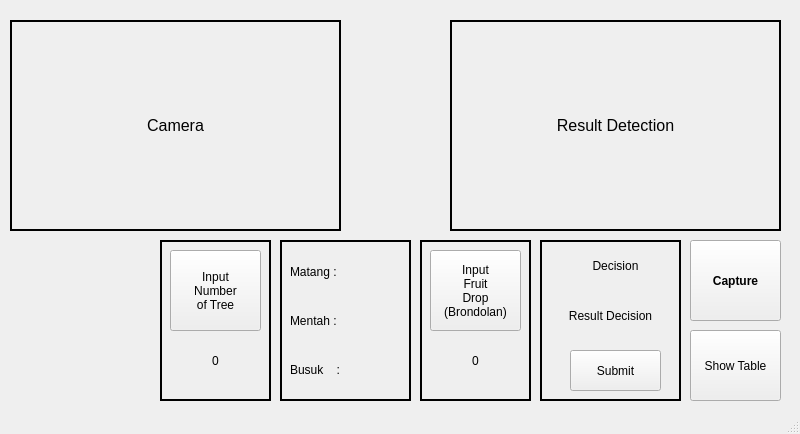
<?xml version="1.0" encoding="UTF-8"?>
<ui version="4.0">
 <class>MainWindow</class>
 <widget class="QMainWindow" name="MainWindow">
  <property name="geometry">
   <rect>
    <x>0</x>
    <y>0</y>
    <width>800</width>
    <height>434</height>
   </rect>
  </property>
  <property name="windowTitle">
   <string>Harvesting Sickle</string>
  </property>
  <widget class="QWidget" name="centralwidget">
   <widget class="QStackedWidget" name="stackedWidget">
    <property name="geometry">
     <rect>
      <x>0</x>
      <y>20</y>
      <width>800</width>
      <height>480</height>
     </rect>
    </property>
    <property name="currentIndex">
     <number>0</number>
    </property>
    <widget class="QWidget" name="page">
     <widget class="QLabel" name="Camera">
      <property name="geometry">
       <rect>
        <x>10</x>
        <y>0</y>
        <width>331</width>
        <height>211</height>
       </rect>
      </property>
      <property name="maximumSize">
       <size>
        <width>16777215</width>
        <height>16777215</height>
       </size>
      </property>
      <property name="font">
       <font>
        <pointsize>12</pointsize>
       </font>
      </property>
      <property name="frameShape">
       <enum>QFrame::WinPanel</enum>
      </property>
      <property name="text">
       <string>Camera</string>
      </property>
      <property name="alignment">
       <set>Qt::AlignCenter</set>
      </property>
     </widget>
     <widget class="QLabel" name="Camera_2">
      <property name="geometry">
       <rect>
        <x>450</x>
        <y>0</y>
        <width>331</width>
        <height>211</height>
       </rect>
      </property>
      <property name="maximumSize">
       <size>
        <width>16777215</width>
        <height>16777215</height>
       </size>
      </property>
      <property name="font">
       <font>
        <pointsize>12</pointsize>
       </font>
      </property>
      <property name="frameShape">
       <enum>QFrame::WinPanel</enum>
      </property>
      <property name="frameShadow">
       <enum>QFrame::Plain</enum>
      </property>
      <property name="lineWidth">
       <number>20</number>
      </property>
      <property name="text">
       <string>Result Detection</string>
      </property>
      <property name="textFormat">
       <enum>Qt::AutoText</enum>
      </property>
      <property name="alignment">
       <set>Qt::AlignCenter</set>
      </property>
     </widget>
     <widget class="QLabel" name="label_9">
      <property name="geometry">
       <rect>
        <x>540</x>
        <y>220</y>
        <width>141</width>
        <height>161</height>
       </rect>
      </property>
      <property name="frameShape">
       <enum>QFrame::WinPanel</enum>
      </property>
      <property name="text">
       <string/>
      </property>
     </widget>
     <widget class="QWidget" name="widget" native="true">
      <property name="geometry">
       <rect>
        <x>10</x>
        <y>250</y>
        <width>141</width>
        <height>91</height>
       </rect>
      </property>
      <property name="styleSheet">
       <string notr="true">background-position: center;
                background-repeat: no-repeat;
                background-attachment: fixed;
                background-clip: border;
                border-image: url(:/ITS LOGO/logo-its-biru-transparan.png) 20 20 20 20 stretch stretch;
                border-radius: 20px;</string>
      </property>
     </widget>
     <widget class="QPushButton" name="btn_processdecision">
      <property name="geometry">
       <rect>
        <x>570</x>
        <y>330</y>
        <width>91</width>
        <height>41</height>
       </rect>
      </property>
      <property name="text">
       <string>Submit</string>
      </property>
     </widget>
     <widget class="QLabel" name="val_nomorpohon">
      <property name="geometry">
       <rect>
        <x>170</x>
        <y>320</y>
        <width>91</width>
        <height>41</height>
       </rect>
      </property>
      <property name="text">
       <string>0</string>
      </property>
      <property name="alignment">
       <set>Qt::AlignCenter</set>
      </property>
     </widget>
     <widget class="QLabel" name="val_buahjatuh">
      <property name="geometry">
       <rect>
        <x>430</x>
        <y>320</y>
        <width>91</width>
        <height>41</height>
       </rect>
      </property>
      <property name="text">
       <string>0</string>
      </property>
      <property name="alignment">
       <set>Qt::AlignCenter</set>
      </property>
     </widget>
     <widget class="QLabel" name="label_8">
      <property name="geometry">
       <rect>
        <x>160</x>
        <y>220</y>
        <width>111</width>
        <height>161</height>
       </rect>
      </property>
      <property name="frameShape">
       <enum>QFrame::WinPanel</enum>
      </property>
      <property name="text">
       <string/>
      </property>
     </widget>
     <widget class="QWidget" name="verticalLayoutWidget">
      <property name="geometry">
       <rect>
        <x>290</x>
        <y>230</y>
        <width>111</width>
        <height>141</height>
       </rect>
      </property>
      <layout class="QVBoxLayout" name="verticalLayout_2">
       <item>
        <widget class="QLabel" name="lbl_matang_2">
         <property name="text">
          <string>Matang : </string>
         </property>
        </widget>
       </item>
       <item>
        <widget class="QLabel" name="lbl_mentah_2">
         <property name="text">
          <string>Mentah :</string>
         </property>
        </widget>
       </item>
       <item>
        <widget class="QLabel" name="lbl_busuk_2">
         <property name="text">
          <string>Busuk    :</string>
         </property>
        </widget>
       </item>
      </layout>
     </widget>
     <widget class="QPushButton" name="btn_showtableresult_2">
      <property name="geometry">
       <rect>
        <x>690</x>
        <y>310</y>
        <width>91</width>
        <height>71</height>
       </rect>
      </property>
      <property name="text">
       <string>Show Table</string>
      </property>
     </widget>
     <widget class="QLabel" name="label_10">
      <property name="geometry">
       <rect>
        <x>280</x>
        <y>220</y>
        <width>131</width>
        <height>161</height>
       </rect>
      </property>
      <property name="frameShape">
       <enum>QFrame::WinPanel</enum>
      </property>
      <property name="text">
       <string/>
      </property>
     </widget>
     <widget class="QLabel" name="resultdecision">
      <property name="geometry">
       <rect>
        <x>550</x>
        <y>280</y>
        <width>121</width>
        <height>31</height>
       </rect>
      </property>
      <property name="text">
       <string>Result Decision</string>
      </property>
      <property name="alignment">
       <set>Qt::AlignCenter</set>
      </property>
      <property name="wordWrap">
       <bool>false</bool>
      </property>
     </widget>
     <widget class="QPushButton" name="Capture">
      <property name="geometry">
       <rect>
        <x>690</x>
        <y>220</y>
        <width>91</width>
        <height>81</height>
       </rect>
      </property>
      <property name="font">
       <font>
        <weight>75</weight>
        <bold>true</bold>
       </font>
      </property>
      <property name="text">
       <string>Capture</string>
      </property>
     </widget>
     <widget class="QLabel" name="label_7">
      <property name="geometry">
       <rect>
        <x>420</x>
        <y>220</y>
        <width>111</width>
        <height>161</height>
       </rect>
      </property>
      <property name="frameShape">
       <enum>QFrame::WinPanel</enum>
      </property>
      <property name="text">
       <string/>
      </property>
     </widget>
     <widget class="QPushButton" name="btn_nomorPohon">
      <property name="geometry">
       <rect>
        <x>170</x>
        <y>230</y>
        <width>91</width>
        <height>81</height>
       </rect>
      </property>
      <property name="sizePolicy">
       <sizepolicy hsizetype="Minimum" vsizetype="Minimum">
        <horstretch>0</horstretch>
        <verstretch>0</verstretch>
       </sizepolicy>
      </property>
      <property name="font">
       <font>
        <strikeout>false</strikeout>
       </font>
      </property>
      <property name="layoutDirection">
       <enum>Qt::LeftToRight</enum>
      </property>
      <property name="text">
       <string>Input 
Number 
of Tree</string>
      </property>
      <property name="checkable">
       <bool>false</bool>
      </property>
      <property name="autoRepeat">
       <bool>false</bool>
      </property>
     </widget>
     <widget class="QLabel" name="label_2">
      <property name="geometry">
       <rect>
        <x>570</x>
        <y>230</y>
        <width>91</width>
        <height>31</height>
       </rect>
      </property>
      <property name="text">
       <string>Decision</string>
      </property>
      <property name="alignment">
       <set>Qt::AlignCenter</set>
      </property>
     </widget>
     <widget class="QPushButton" name="btn_buahjatuh">
      <property name="enabled">
       <bool>true</bool>
      </property>
      <property name="geometry">
       <rect>
        <x>430</x>
        <y>230</y>
        <width>91</width>
        <height>81</height>
       </rect>
      </property>
      <property name="text">
       <string>Input 
Fruit 
Drop
(Brondolan)</string>
      </property>
      <property name="checkable">
       <bool>true</bool>
      </property>
     </widget>
    </widget>
    <widget class="QWidget" name="page_2">
     <widget class="QTableWidget" name="tableWidget">
      <property name="geometry">
       <rect>
        <x>10</x>
        <y>10</y>
        <width>701</width>
        <height>361</height>
       </rect>
      </property>
      <column>
       <property name="text">
        <string>ID</string>
       </property>
      </column>
      <column>
       <property name="text">
        <string>Number Tree</string>
       </property>
      </column>
      <column>
       <property name="text">
        <string>Matang</string>
       </property>
      </column>
      <column>
       <property name="text">
        <string>Mentah</string>
       </property>
      </column>
      <column>
       <property name="text">
        <string>Busuk</string>
       </property>
      </column>
      <column>
       <property name="text">
        <string>Buah Jatuh</string>
       </property>
      </column>
      <column>
       <property name="text">
        <string>Keputusan</string>
       </property>
      </column>
     </widget>
     <widget class="QPushButton" name="btn_hidetableresult">
      <property name="geometry">
       <rect>
        <x>720</x>
        <y>290</y>
        <width>71</width>
        <height>71</height>
       </rect>
      </property>
      <property name="text">
       <string>Hide 
Table</string>
      </property>
     </widget>
     <widget class="QWidget" name="widget_2" native="true">
      <property name="geometry">
       <rect>
        <x>750</x>
        <y>80</y>
        <width>120</width>
        <height>80</height>
       </rect>
      </property>
     </widget>
     <widget class="QWidget" name="widget_3" native="true">
      <property name="geometry">
       <rect>
        <x>430</x>
        <y>80</y>
        <width>120</width>
        <height>80</height>
       </rect>
      </property>
     </widget>
    </widget>
   </widget>
  </widget>
  <widget class="QMenuBar" name="menubar">
   <property name="geometry">
    <rect>
     <x>0</x>
     <y>0</y>
     <width>800</width>
     <height>22</height>
    </rect>
   </property>
  </widget>
  <widget class="QStatusBar" name="statusbar"/>
 </widget>
 <resources>
  <include location="res.qrc"/>
 </resources>
 <connections/>
</ui>
